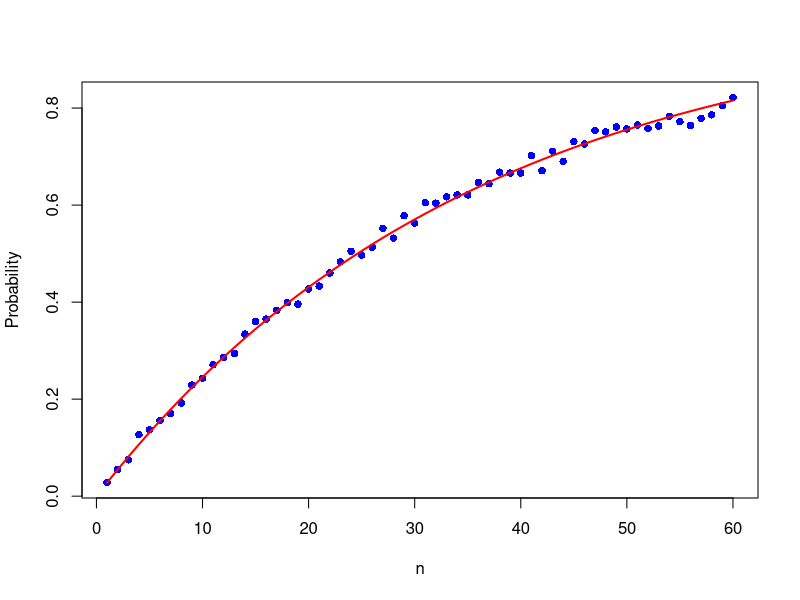
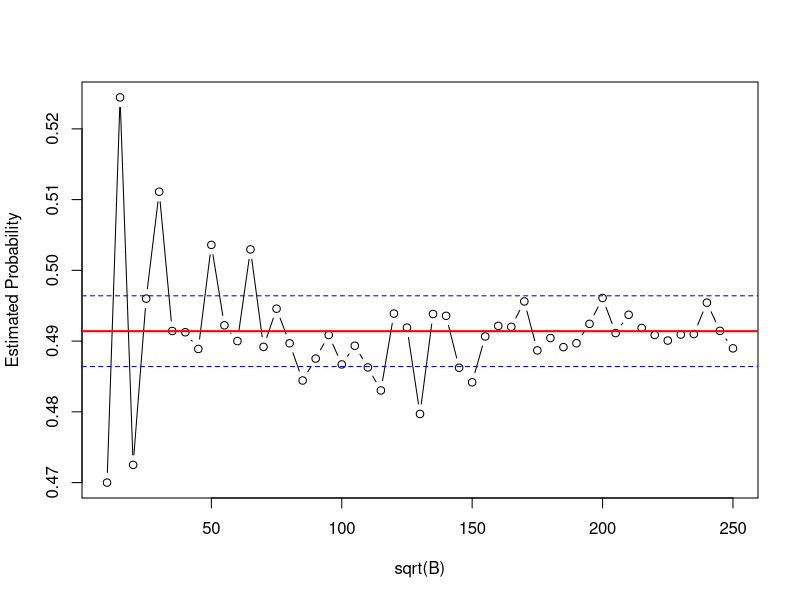
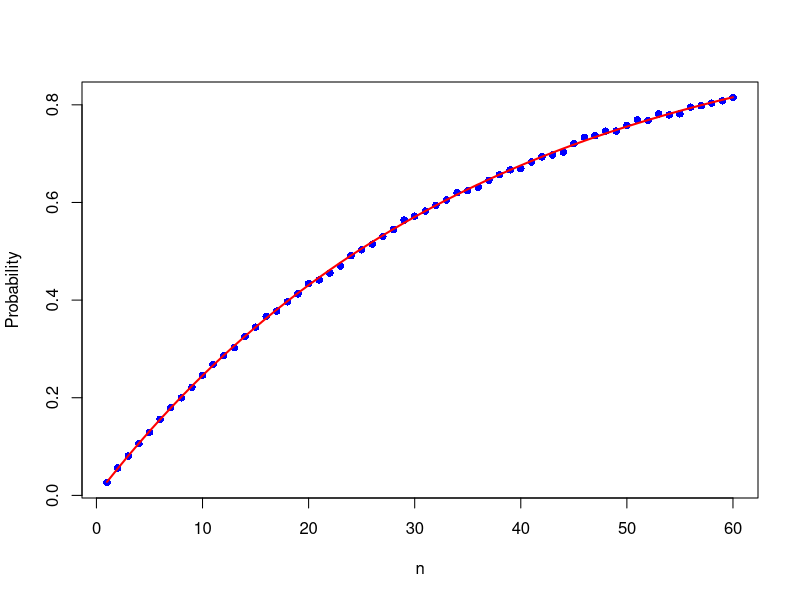

Reproduce these figures in R, in order.
## ---- chunk 1
double_six <- function(n){
  die1 <- sample(1:6, n, replace = TRUE)
  die2 <- sample(1:6, n, replace = TRUE)
  
  any(die1 == 6 & die2 == 6)
}
## ---- chunk 2
B <- 10^3
n <- 24

results <- replicate(B, double_six(n))
mean(results)
## ---- chunk 3
set.seed(1997)

compute_prob <- function(n, B = 10^3){
  mean(replicate(B, double_six(n)))
}

n_vals <- 1:60
probs <- sapply(n_vals, compute_prob)

which(probs > 0.5)[1]
## ---- chunk 4
exact_prob <- function(n){
  1 - (35/36)^n
}

exact_vals <- exact_prob(n_vals)

plot(n_vals, probs, pch = 16, col = "blue",
     xlab = "n", ylab = "Probability")

lines(n_vals, exact_vals, col = "red", lwd = 2)
## ---- chunk 5
set.seed(1998)

B <- seq(10, 250, 5)^2
n <- 24

estimates <- sapply(B, function(b){
  mean(replicate(b, double_six(n)))
})

exact <- 1 - (35/36)^n

plot(sqrt(B), estimates, type = "b",
     xlab = "sqrt(B)", ylab = "Estimated Probability")

abline(h = exact, col = "red", lwd = 2)
abline(h = exact + 0.005, col = "blue", lty = 2)
abline(h = exact - 0.005, col = "blue", lty = 2)
## ---- chunk 6
n_vals <- 1:60
B <- 15000

probs_largeB <- sapply(n_vals, function(n){
  mean(replicate(B, double_six(n)))
})

exact_vals <- 1 - (35/36)^n_vals

plot(n_vals, probs_largeB, pch = 16, col = "blue",
     xlab = "n", ylab = "Probability")

lines(n_vals, exact_vals, col = "red", lwd = 2)
## ---- chunk 7
X <- function(n){
  sample(c(-1, 1), size = n, replace = TRUE,
         prob = c(18/38, 20/38))
}
## ---- chunk 8
n <- 1000
B <- 10^4
## Your code here
## ---- chunk 9
## Your code here
## ---- chunk 10
## Your code here
## ---- chunk 11
## Your code here
## ---- chunk 12
## Your code here
## ---- chunk 13
## Your code here
